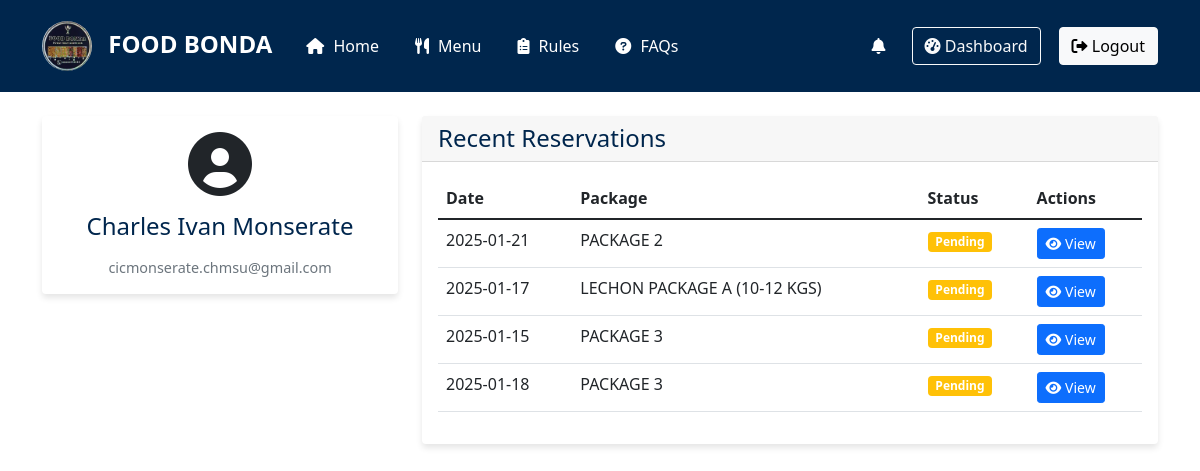
The page /customer_dashboard.php (signed in) on the database as committed earlier.
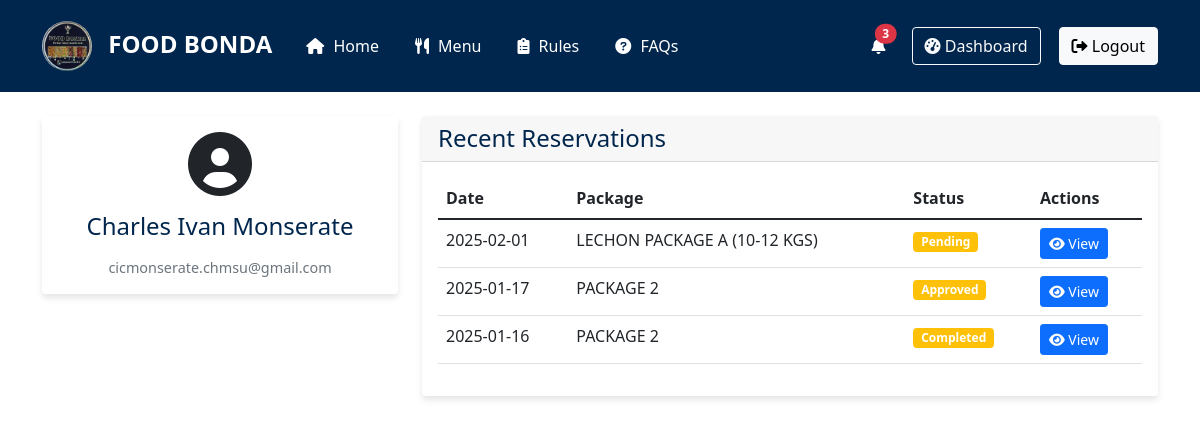
The same page on the database as committed later.
### tables this page shows
CREATE TABLE `customers` (
  `customer_id` int NOT NULL,
  `first_name` varchar(50) NOT NULL,
  `middle_name` varchar(50) DEFAULT NULL,
  `last_name` varchar(50) NOT NULL,
  `email` varchar(100) NOT NULL,
  `password` varchar(255) NOT NULL,
  `created_at` timestamp NULL DEFAULT CURRENT_TIMESTAMP,
  `last_login` timestamp NULL DEFAULT NULL,
  `status` enum('active','inactive') DEFAULT 'active'
);

CREATE TABLE `reservations` (
  `reservation_id` int NOT NULL,
  `customer_id` int NOT NULL,
  `first_name` varchar(50) NOT NULL,
  `middle_name` varchar(50) DEFAULT NULL,
  `last_name` varchar(50) NOT NULL,
  `contact` varchar(11) NOT NULL,
  `email` varchar(100) NOT NULL,
  `event_date` date NOT NULL,
  `delivery_time` time NOT NULL,
  `delivery_address` text NOT NULL,
  `event_type` enum('wedding','birthday','christening','thanksgiving','fiesta') NOT NULL,
  `package_name` varchar(100) NOT NULL,
  `selected_dishes` text NOT NULL,
  `package_price` decimal(10,2) NOT NULL,
  `payment_method` enum('Cash on Delivery','Downpayment 50%') NOT NULL,
  `gcash_receipt_path` varchar(255) DEFAULT NULL,
  `status` enum('pending','approved','completed','cancelled') DEFAULT 'pending',
  `created_at` timestamp NULL DEFAULT CURRENT_TIMESTAMP,
  `updated_at` timestamp NOT NULL DEFAULT CURRENT_TIMESTAMP ON UPDATE CURRENT_TIMESTAMP
);

### session.php (called while the page is built, shortened)
<?php
function isLoggedIn() {
    return isset($_SESSION['customer_id']);
}
?>

### customer_dashboard.php (the view, shortened to what this page needs)
<?php
require_once 'session.php';
require_once 'db_conn.php';
$customer_id = $_SESSION['customer_id'];
$stmt = $conn->prepare('SELECT * FROM customers WHERE customer_id = ?');
$stmt->bind_param('i', $customer_id);
$stmt->execute();
$customer = $stmt->get_result()->fetch_assoc();
?>
<!DOCTYPE html>
<html lang="en">
<head>
    <link href="https://cdn.jsdelivr.net/npm/bootstrap@5.1.3/dist/css/bootstrap.min.css" rel="stylesheet">
    <link rel="stylesheet" href="https://cdnjs.cloudflare.com/ajax/libs/font-awesome/6.0.0/css/all.min.css">
    <link href="main.css" rel="stylesheet">
</head>
<body>
    <?php include 'navbar.php'; ?>
    <div class="container py-4">
        <div class="row">
            <div class="col-md-4 mb-4">
                <div class="card">
                    <div class="card-body text-center">
                        <i class="fas fa-user-circle fa-4x mb-3"></i>
                        <h5 class="card-title"><?php echo htmlspecialchars($customer['first_name'] . ' ' . $customer['last_name']); ?></h5>
                        <p class="card-text text-muted"><?php echo htmlspecialchars($customer['email']); ?></p>
                    </div>
                </div>
            </div>
            <div class="col-md-8">
                <div class="card mb-4">
                    <div class="card-header">
                        <h5 class="card-title mb-0">Recent Reservations</h5>
                    </div>
                    <div class="card-body">
                        <div class="table-responsive">
                            <table class="table">
                                <thead>
                                    <tr>
                                        <th>Date</th>
                                        <th>Package</th>
                                        <th>Status</th>
                                        <th>Actions</th>
                                    </tr>
                                </thead>
                                <tbody>
                                    <?php
                                    $stmt = $conn->prepare("SELECT * FROM reservations WHERE customer_id = ? ORDER BY created_at DESC LIMIT 5");
                                    $stmt->bind_param("i", $customer_id);
                                    $stmt->execute();
                                    $reservations = $stmt->get_result();
                                    if ($reservations->num_rows > 0):
                                        while ($reservation = $reservations->fetch_assoc()):
                                    ?>
                                    <tr>
                                        <td><?php echo htmlspecialchars($reservation['event_date']); ?></td>
                                        <td><?php echo htmlspecialchars($reservation['package_name']); ?></td>
                                        <td>
                                            <span class="badge bg-<?php echo $reservation['status'] === 'confirmed' ? 'success' : 'warning'; ?>">
                                                <?php echo ucfirst(htmlspecialchars($reservation['status'])); ?>
                                            </span>
                                        </td>
                                        <td>
                                            <a href="ticket.php?id=<?php echo $reservation['reservation_id']; ?>" class="btn btn-sm btn-primary">
                                                <i class="fas fa-eye"></i> View
                                            </a>
                                        </td>
                                    </tr>
                                    <?php
                                        endwhile;
                                    else:
                                    ?>
                                    <tr>
                                        <td colspan="4" class="text-center">No reservations found</td>
                                    </tr>
                                    <?php endif; ?>
                                </tbody>
                            </table>
                        </div>
                    </div>
                </div>
            </div>
        </div>
    </div>
</body>
</html>

### navbar.php (shortened to what this page needs)
<?php
require_once 'session.php';
require_once 'db_conn.php';
$notifications = [];
if (isLoggedIn()) {
    $customer_id = $_SESSION['customer_id'];
    $stmt = $conn->prepare('SELECT * FROM notifications WHERE customer_id = ? AND is_read = 0 ORDER BY created_at DESC LIMIT 5');
    $stmt->bind_param('i', $customer_id);
    $stmt->execute();
    $result = $stmt->get_result();
    while ($row = $result->fetch_assoc()) {
        $notifications[] = $row;
    }
}
?>
<nav class="navbar navbar-expand-lg">
    <div class="container">
        <a class="navbar-brand" href="index.php">
            <img src="logo.jpg" alt="FOODBONDA_logo">
            FOOD BONDA
        </a>
        <div class="collapse navbar-collapse" id="navbarNav">
            <ul class="navbar-nav me-auto">
                <li class="nav-item">
                    <a class="nav-link" href="index.php#intro"><i class="fas fa-home"></i> Home</a>
                </li>
                <li class="nav-item">
                    <a class="nav-link" href="index.php#menu"><i class="fas fa-utensils"></i> Menu</a>
                </li>
                <li class="nav-item">
                    <a class="nav-link" href="index.php#rules"><i class="fas fa-clipboard-list"></i> Rules</a>
                </li>
                <li class="nav-item">
                    <a class="nav-link" href="index.php#faqs"><i class="fas fa-question-circle"></i> FAQs</a>
                </li>
            </ul>
            <div class="auth-buttons">
                <?php if (isLoggedIn()): ?>
                <div class="d-flex align-items-center">
                    <div class="notification-bell me-3 position-relative">
                        <a href="#" class="text-white" data-bs-toggle="dropdown">
                            <i class="fas fa-bell"></i>
                            <?php if (count($notifications) > 0): ?>
                            <span
                                class="position-absolute top-0 start-100 translate-middle badge rounded-pill bg-danger">
                                <?php echo count($notifications); ?>
                            </span>
                            <?php endif; ?>
                        </a>
                    </div>
                    <a href="customer_dashboard.php" class="btn btn-outline-light me-2">
                        <i class="fas fa-tachometer-alt"></i> Dashboard
                    </a>
                    <a href="logout.php" class="btn btn-light">
                        <i class="fas fa-sign-out-alt"></i> Logout
                    </a>
                </div>
                <?php endif; ?>
            </div>
        </div>
    </div>
</nav>

### main.css (style rules this page uses)
:root { --dark-blue: #00264d; --light-blue: #e8f1f8; --light-gray: #f8f9fa; --accent-blue: #0066cc; }
body { min-height: 100vh; display: flex; flex-direction: column; }
.navbar { background-color: var(--dark-blue); padding: 1rem; }
.navbar-brand img { width: 50px; height: 50px; border-radius: 50%; margin-right: 10px; }
.navbar-brand { color: white !important; font-size: 1.5rem; font-weight: bold; }
.nav-link { color: white !important; margin: 0 10px; }
.card { transition: transform 0.3s ease; border: none; box-shadow: 0 4px 6px rgba(0, 0, 0, 0.1); }
.card-title { color: var(--dark-blue); font-size: 1.5rem; margin-bottom: 1rem; }
.card-text { color: #666; font-size: 0.9rem; margin-bottom: 1.5rem; }
.nav-link i { margin-right: 5px; }
.auth-buttons .btn { margin-left: 10px; }

Rows that differ between the two databases and show on the page:
removed reservations: event_date "2025-01-21", package_name "PACKAGE 2", status "Pending"
removed reservations: event_date "2025-01-17", package_name "LECHON PACKAGE A (10-12 KGS)", status "Pending"
removed reservations: event_date "2025-01-15", package_name "PACKAGE 3", status "Pending"
removed reservations: event_date "2025-01-18", package_name "PACKAGE 3", status "Pending"
added reservations: event_date "2025-02-01", package_name "LECHON PACKAGE A (10-12 KGS)", status "Pending"
added reservations: event_date "2025-01-17", package_name "PACKAGE 2", status "Approved"
added reservations: event_date "2025-01-16", package_name "PACKAGE 2", status "Completed"
Other text that changed with them:
count($notifications): (not shown) → "3"
